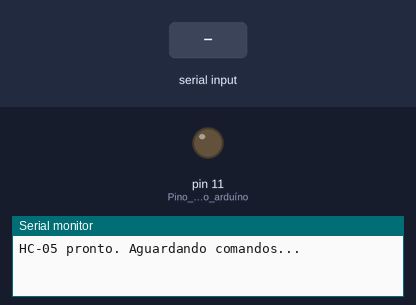
Bench run of a sketch on a simulated Arduino Uno, built with avr-gcc and run on an emulated ATmega328P. On the bench: output pins drawn as LEDs (lit = HIGH), the last lines printed to the serial monitor. The test bench sets the inputs (shaded band).

Above: at 1.2 s.
1.3 s: "1" received over the second serial link
At 1.6 s:
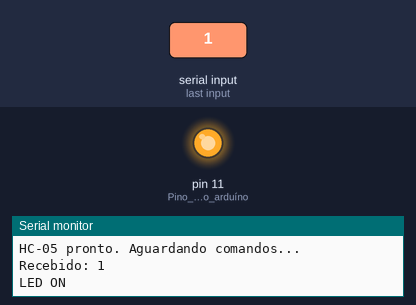
2.8 s: "0" received over the second serial link
At 3.9 s:
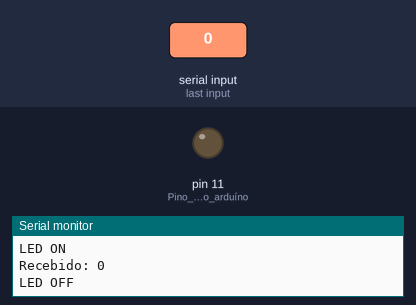
Timing chart, 0 to 5.8 s (numbered marks = the images above; inputs shaded):
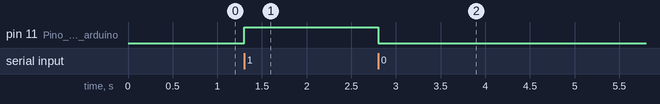

The sketch:

modulo_HC-05_basico.ino
```cpp
#include <SoftwareSerial.h>

SoftwareSerial BT(2, 3);  // RX, TX

void setup() {
  Serial.begin(9600);
  BT.begin(9600);  // Velocidade padrão do HC-05

  pinMode(11, OUTPUT); // Pino do LED no arduíno

  Serial.println("HC-05 pronto. Aguardando comandos...");
}

void loop() {
  if (BT.available()) {
    char c = BT.read();
    Serial.print("Recebido: ");
    Serial.println(c);
    if (c == '1') {
      digitalWrite(11, HIGH);
      Serial.println("LED ON");
      BT.println("LED ON");
    } else if (c == '0') {
      digitalWrite(11, LOW);
      Serial.println("LED OFF");
      BT.println("LED OFF");
    }
  }

  if (Serial.available()) {
    char c = Serial.read();
    BT.write(c);  // Envia do monitor serial para o celular
  }
}
```

Measured:
- after the input at 1.3 s, pin 11 (Pino_do_LED_no_arduíno): LOW → HIGH at once
- after the input at 2.8 s, pin 11 (Pino_do_LED_no_arduíno): HIGH → LOW at once
